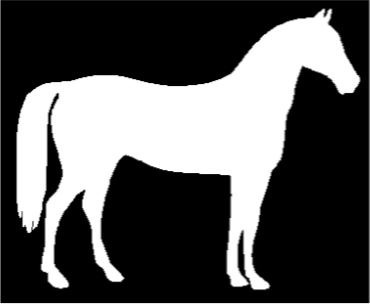
#> input picture Pertemuan 11/hourse.jpg, 370 x 304 px, given in place of coin.jpg, which was not available
$ jupyter execute SegmentasiWatershed.ipynb   (text cells are left out)
#> lines starting #> are read from the running program, lines starting #| are printed output that depends on the picture; after the words box and inside, x2 and y2 are one past the last pixel; in counts of white or black regions, pixels touching at a corner belong together; pictures that were not available may be replaced by others from this repository, and a replacement may not be noted
[cell 1]
from google.colab import files
uploaded = files.upload()
#> the answer given: hourse.jpg

[cell 2]
import numpy as np
import cv2
from matplotlib import pyplot as plt
from google.colab.patches import cv2_imshow

img = cv2.imread('coin.jpg')
#> img is the input picture: shape (304, 370, 3); min 0, max 255, mean 86.3
cv2_imshow(img)

[cell 3]
b,g,r = cv2.split(img)
rgb_img = cv2.merge([r,g,b])

gray = cv2.cvtColor(img,cv2.COLOR_BGR2GRAY)
ret, thresh = cv2.threshold(gray,0,255,cv2.THRESH_BINARY_INV+cv2.THRESH_OTSU)
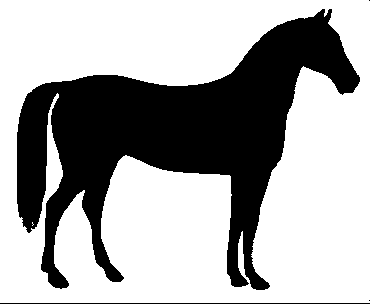
#> thresh: shape (304, 370); 66.4% white; 4 black regions (2 under 20 px), largest, box (x1, y1, x2, y2) and area: (17, 9, 360, 290) 37406, (0, 303, 370, 304) 370
#> ret = 126

#mereduksi noise
kernel = np.ones((2,2),np.uint8)
#opening = cv2.morphologyEx(thresh,cv2.MORPH_OPEN,kernel, iterations = 2)
closing = cv2.morphologyEx(thresh,cv2.MORPH_CLOSE,kernel, iterations = 2)
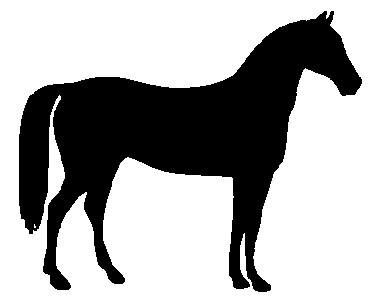
#> closing: shape (304, 370); 66.8% white; 1 black region, box (x1, y1, x2, y2) and area: (19, 11, 362, 292) 37382

# area latar
latar = cv2.dilate(closing, kernel,iterations=3)
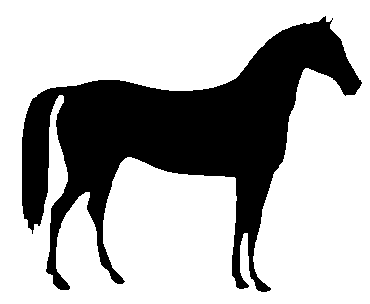
#> latar: shape (304, 370); 70% white; 1 black region, box (x1, y1, x2, y2) and area: (22, 16, 362, 292) 33762

# jarak objek
jarak = cv2.distanceTransform(latar, cv2.DIST_L2,3)
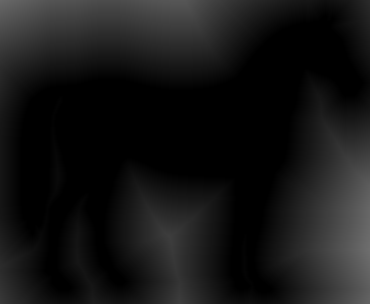
#> jarak: shape (304, 370) float32; min 0, max 110.7, mean 22

# Threshold
ret, objek = cv2.threshold(jarak, 0.1*jarak.max(),255,0)
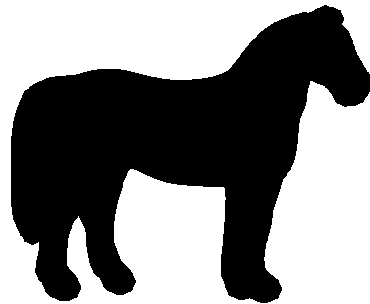
#> objek: shape (304, 370) float32; 52.7% white; 1 black region, box (x1, y1, x2, y2) and area: (11, 5, 370, 303) 53156
#> ret = 11.07

plt.subplot(231),plt.imshow(rgb_img)
plt.title('Citra Asli'), plt.xticks([]), plt.yticks([])
plt.subplot(232),plt.imshow(thresh, 'gray')
plt.title("Threshold Otsu"), plt.xticks([]), plt.yticks([])

plt.subplot(233),plt.imshow(closing, 'gray')
plt.title("Morfologi  Closing"), plt.xticks([]), plt.yticks([])
plt.subplot(234),plt.imshow(latar, 'gray')
plt.title("Dilasi"), plt.xticks([]), plt.yticks([])

plt.subplot(235),plt.imshow(jarak, 'gray')
plt.title("Jarak"), plt.xticks([]), plt.yticks([])
plt.subplot(236),plt.imshow(objek, 'gray')
plt.title("Thresholding"), plt.xticks([]), plt.yticks([])

plt.tight_layout()
plt.show()
